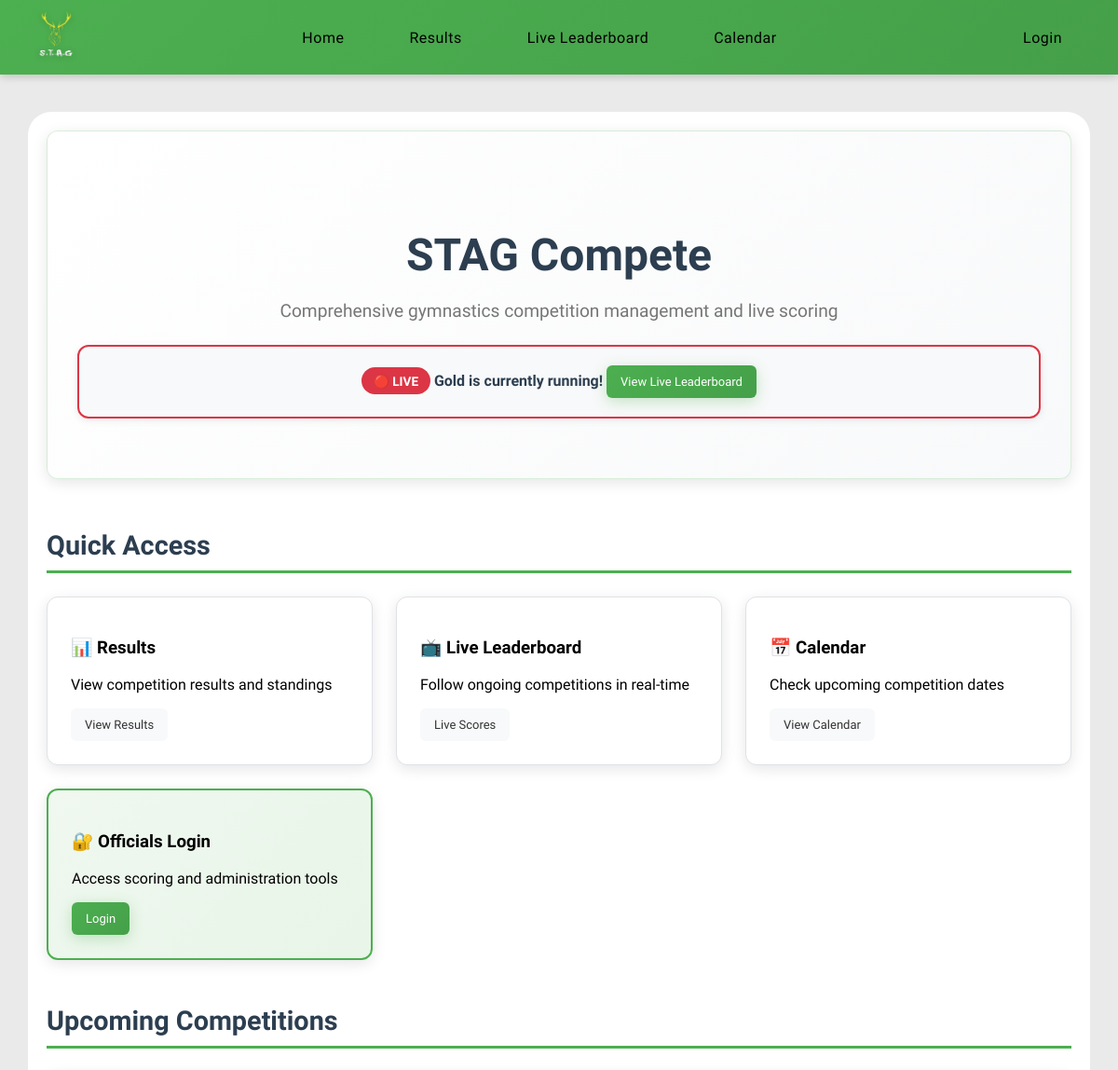
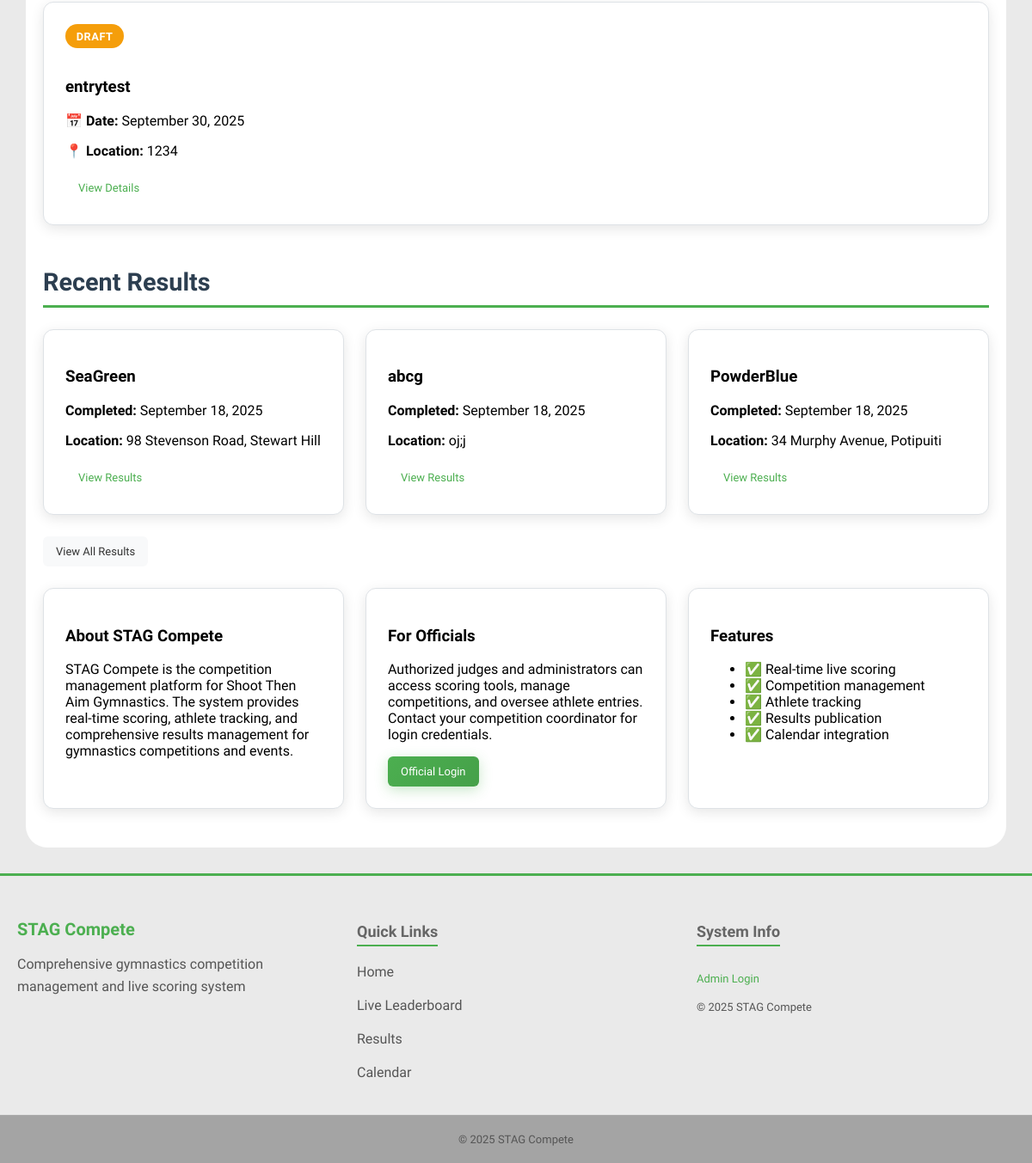
The page / on the database its author committed (2 pictures, top to bottom).
### models.py (models this page shows)
class Competitions(db.Model):
    __tablename__ = 'competitions'
    id = db.Column(
        db.Integer, primary_key=True
    )
    season_id = db.Column(
        db.Integer, db.ForeignKey('seasons.id'), nullable=False
    )
    name = db.Column(
        db.String(50), nullable=False
    )
    address = db.Column(
        db.String(100), nullable=False
    )
    competition_date = db.Column(
        db.Date, nullable=True
    )
    status = db.Column(
        db.String(20), nullable=False, default='draft'
    )
    started_at = db.Column(
        db.DateTime, nullable=True
    )
    ended_at = db.Column(
        db.DateTime, nullable=True
    )
    entries = db.relationship(
        'Entries', backref='competitions'
    )
    season = db.relationship(
        'Seasons', backref='competitions'
    )

### routes/home.py (the view)
@main.route('/')
def home():
    upcoming_competitions = models.Competitions.query.filter(
        models.Competitions.competition_date >= datetime.now().date(),
        models.Competitions.status.in_(['draft', 'live'])
    ).order_by(models.Competitions.competition_date).limit(3).all()
    live_competitions = models.Competitions.query.filter(
        models.Competitions.status == 'live'
    ).all()
    recent_results = models.Competitions.query.filter(
        models.Competitions.status == 'ended'
    ).order_by(models.Competitions.ended_at.desc()).limit(3).all()
    return render_template('home.html',
                           upcoming_competitions=upcoming_competitions,
                           live_competitions=live_competitions,
                           recent_results=recent_results)

### routes/__init__.py (called while the page is built)
@main.context_processor  # Ensures this is run before any other routes
def inject_user():
    return dict(
        logged_in='user_id' in session,
        user_roles=session.get('roles', []),
        is_admin='admin' in session.get('roles', []),
        is_judge='judges' in session.get('roles', []),
        user_id=session.get('user_id')
    )

### templates/home.html (shortened to what this page needs)
{% extends 'layout.html' %}
{% block content %}
<div class="content">
    <section class="hero-section">
        <div class="hero-content">
            <h1 class="hero-title">STAG Compete</h1>
            <p class="hero-subtitle">Comprehensive gymnastics competition management and live scoring</p>
            {% if live_competitions %}
            <div class="live-alert">
                <span class="live-badge">🔴 LIVE</span>
                {% for comp in live_competitions %}
                <strong>{{ comp.name }} is currently running!</strong>
                {% endfor %}
                <a href="{{ url_for('main.live') }}" class="btn btn-primary">View Live Leaderboard</a>
            </div>
            {% endif %}
        </div>
    </section>
    <section class="quick-actions">
        <h2>Quick Access</h2>
        <div class="action-grid">
            <div class="action-card">
                <h3>📊 Results</h3>
                <p>View competition results and standings</p>
                <a href="{{ url_for('main.results') }}" class="btn btn-secondary">View Results</a>
            </div>
            <div class="action-card">
                <h3>📺 Live Leaderboard</h3>
                <p>Follow ongoing competitions in real-time</p>
                <a href="{{ url_for('main.live') }}" class="btn btn-secondary">Live Scores</a>
            </div>
            <div class="action-card">
                <h3>📅 Calendar</h3>
                <p>Check upcoming competition dates</p>
                <a href="{{ url_for('main.calendar_view') }}" class="btn btn-secondary">View Calendar</a>
            </div>
            {% if not logged_in %}
            <div class="action-card official-login">
                <h3>🔐 Officials Login</h3>
                <p>Access scoring and administration tools</p>
                <a href="{{ url_for('main.login') }}" class="btn btn-primary">Login</a>
            </div>
            {% endif %}
        </div>
    </section>
    {% if upcoming_competitions %}
    <section class="upcoming-section">
        <h2>Upcoming Competitions</h2>
        <div class="competition-grid">
            {% for competition in upcoming_competitions %}
            <div class="competition-card">
                <div class="competition-status {{ competition.status }}">
                    {{ competition.status.title() }}
                </div>
                <h3>{{ competition.name }}</h3>
                <div class="competition-details">
                    <p><strong>📅 Date:</strong>
                        {% if competition.competition_date %}
                        {{ competition.competition_date.strftime('%B %d, %Y') }}
                        {% else %}
                        TBD
                        {% endif %}
                    </p>
                    <p><strong>📍 Location:</strong> {{ competition.address }}</p>
                </div>
                <a href="{{ url_for('main.competition_details', competition_id=competition.id) }}"
                    class="btn btn-outline">View Details</a>
            </div>
            {% endfor %}
        </div>
    </section>
    {% endif %}
    {% if recent_results %}
    <section class="recent-results">
        <h2>Recent Results</h2>
        <div class="results-grid">
            {% for competition in recent_results %}
            <div class="result-card">
                <h3>{{ competition.name }}</h3>
                <div class="result-info">
                    <p><strong>Completed:</strong>
                        {% if competition.ended_at %}
                        {{ competition.ended_at.strftime('%B %d, %Y') }}
                        {% else %}
                        Recently
                        {% endif %}
                    </p>
                    <p><strong>Location:</strong> {{ competition.address }}</p>
                </div>
                <a href="{{ url_for('main.competition_details', competition_id=competition.id) }}"
                    class="btn btn-outline">View Results</a>
            </div>
            {% endfor %}
        </div>
        <div class="view-all">
            <a href="{{ url_for('main.results') }}" class="btn btn-secondary">View All Results</a>
        </div>
    </section>
    {% endif %}
    <section class="system-info">
        <div class="info-grid">
            <div class="info-card">
                <h3>About STAG Compete</h3>
                <p>STAG Compete is the competition management platform for Shoot Then Aim Gymnastics.
                    The system provides real-time scoring, athlete tracking, and comprehensive results management
                    for gymnastics competitions and events.</p>
            </div>
            <div class="info-card">
                <h3>For Officials</h3>
                <p>Authorized judges and administrators can access scoring tools, manage competitions, and oversee
                    athlete entries. Contact your competition coordinator for login credentials.</p>
                {% if not logged_in %}
                <a href="{{ url_for('main.login') }}" class="btn btn-primary">Official Login</a>
                {% endif %}
            </div>
            <div class="info-card">
                <h3>Features</h3>
                <ul class="feature-list">
                    <li>✅ Real-time live scoring</li>
                    <li>✅ Competition management</li>
                    <li>✅ Athlete tracking</li>
                    <li>✅ Results publication</li>
                    <li>✅ Calendar integration</li>
                </ul>
            </div>
        </div>
    </section>
</div>
{% endblock %}

### static/css/variables.css (style rules this page uses)
:root { --primary-green: #4CAF50; --primary-green-dark: #45a049; --primary-green-darker: #3d8b40; --background-light: #eaeaea; --background-white: #ffffff; --background-section: #f8f9fa; --background-section-alt: #e9ecef; --text-primary: #000000; --text-secondary: #333333; --text-muted: #555555; --text-light: #666666; --text-dark: #2c3e50; --border-light: #ddd; --border-lighter: #dee2e6; --border-lightest: #e0e0e0; --error-color: #dc3545; --error-background: rgba(220, 53, 69, 0.1); --success-color: #28a745; --warning-color: #f59e0b; --info-color: #007bff; --shadow-sm: 0 2px 8px rgba(0, 0, 0, 0.08); --shadow-md: 0 4px 15px rgba(0, 0, 0, 0.1); --shadow-lg: 0 10px 30px rgba(0, 0, 0, 0.3); --shadow-green: 0 4px 15px rgba(76, 175, 80, 0.3); --border-radius-sm: 6px; --border-radius-md: 12px; --border-radius-lg: 15px; --border-radius-xl: 25px; --spacing-xs: 5px; --spacing-sm: 10px; --spacing-md: 15px; --spacing-lg: 20px; --spacing-xl: 25px; --spacing-2xl: 30px; --transition-fast: all 0.3s ease; --transition-slow: all 0.5s ease; --font-size-xs: 12px; --font-size-sm: 13px; --font-size-base: 14px; --font-size-md: 16px; --font-size-lg: 18px; --font-size-xl: 20px; --font-size-2xl: 24px; --font-size-3xl: 32px; --nav-height: 80px; --container-max-width: 1400px; }

### static/css/global.css (style rules this page uses)
.btn { display: inline-block; padding: var(--spacing-sm) var(--spacing-lg); border: none; border-radius: var(--border-radius-sm); font-size: var(--font-size-base); font-weight: 500; font-family: 'Lexend', sans-serif; cursor: pointer; text-decoration: none; text-align: center; transition: var(--transition-fast); box-sizing: border-box; background-color: var(--primary-green); color: white; }
.btn-primary { background: linear-gradient(135deg, var(--primary-green), var(--primary-green-dark)); color: white; box-shadow: var(--shadow-green); font-weight: 600; border: none; }
.btn-secondary { background: var(--background-section); color: var(--text-secondary); border: 1px solid var(--border-light); }
.btn-outline { background: transparent; color: var(--primary-green); border: 2px solid var(--primary-green); font-weight: 600; }
.content { margin: 0 auto; padding: var(--spacing-lg); font-weight: 300; color: var(--text-primary); background-color: var(--background-white); border-radius: var(--border-radius-xl); width: 100%; max-width: 95%; box-sizing: border-box; display: flex; flex-direction: column; overflow: visible; }
html, body { min-height: 100vh; margin: 0; padding: 0; background-color: var(--background-light); font-family: 'Lexend', sans-serif; padding-top: 60px; display: flex; flex-direction: column; }

### rows shown on the page
Competitions: name "Gold"
Competitions: status "DRAFT", name "entrytest", competition_date "September 30, 2025", address "1234"
Competitions: name "SeaGreen", ended_at "September 18, 2025", address "98 Stevenson Road, Stewart Hill"
Competitions: name "abcg", ended_at "September 18, 2025", address "oj;j"
Competitions: name "PowderBlue", ended_at "September 18, 2025", address "34 Murphy Avenue, Potipuiti"
